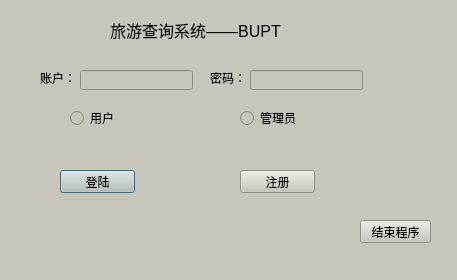
<?xml version="1.0" encoding="UTF-8"?>
<ui version="4.0">
 <class>login</class>
 <widget class="QDialog" name="login">
  <property name="geometry">
   <rect>
    <x>0</x>
    <y>0</y>
    <width>457</width>
    <height>280</height>
   </rect>
  </property>
  <property name="windowTitle">
   <string>Dialog</string>
  </property>
  <property name="styleSheet">
   <string notr="true">background-color: rgb(200, 197, 186);</string>
  </property>
  <widget class="QLabel" name="label">
   <property name="geometry">
    <rect>
     <x>90</x>
     <y>0</y>
     <width>211</width>
     <height>61</height>
    </rect>
   </property>
   <property name="text">
    <string>&lt;html&gt;&lt;head/&gt;&lt;body&gt;&lt;p align=&quot;center&quot;&gt;&lt;span style=&quot; font-size:12pt;&quot;&gt;旅游查询系统——BUPT&lt;/span&gt;&lt;/p&gt;&lt;/body&gt;&lt;/html&gt;</string>
   </property>
  </widget>
  <widget class="QRadioButton" name="yonghu">
   <property name="geometry">
    <rect>
     <x>70</x>
     <y>110</y>
     <width>89</width>
     <height>16</height>
    </rect>
   </property>
   <property name="text">
    <string>用户</string>
   </property>
  </widget>
  <widget class="QRadioButton" name="guanliyuan">
   <property name="geometry">
    <rect>
     <x>240</x>
     <y>110</y>
     <width>89</width>
     <height>16</height>
    </rect>
   </property>
   <property name="text">
    <string>管理员</string>
   </property>
  </widget>
  <widget class="QPushButton" name="denglu">
   <property name="geometry">
    <rect>
     <x>60</x>
     <y>170</y>
     <width>75</width>
     <height>23</height>
    </rect>
   </property>
   <property name="text">
    <string>登陆</string>
   </property>
  </widget>
  <widget class="QPushButton" name="zhuce">
   <property name="geometry">
    <rect>
     <x>240</x>
     <y>170</y>
     <width>75</width>
     <height>23</height>
    </rect>
   </property>
   <property name="text">
    <string>注册</string>
   </property>
  </widget>
  <widget class="QPushButton" name="close">
   <property name="geometry">
    <rect>
     <x>360</x>
     <y>220</y>
     <width>71</width>
     <height>23</height>
    </rect>
   </property>
   <property name="text">
    <string>结束程序</string>
   </property>
  </widget>
  <widget class="QLineEdit" name="lineEdit">
   <property name="geometry">
    <rect>
     <x>80</x>
     <y>70</y>
     <width>113</width>
     <height>20</height>
    </rect>
   </property>
  </widget>
  <widget class="QLabel" name="label_2">
   <property name="geometry">
    <rect>
     <x>40</x>
     <y>70</y>
     <width>31</width>
     <height>16</height>
    </rect>
   </property>
   <property name="text">
    <string>账户：</string>
   </property>
  </widget>
  <widget class="QLabel" name="label_3">
   <property name="geometry">
    <rect>
     <x>210</x>
     <y>70</y>
     <width>41</width>
     <height>16</height>
    </rect>
   </property>
   <property name="text">
    <string>密码：</string>
   </property>
  </widget>
  <widget class="QLineEdit" name="lineEdit_2">
   <property name="geometry">
    <rect>
     <x>250</x>
     <y>70</y>
     <width>113</width>
     <height>20</height>
    </rect>
   </property>
   <property name="echoMode">
    <enum>QLineEdit::Password</enum>
   </property>
  </widget>
 </widget>
 <resources/>
 <connections/>
</ui>
